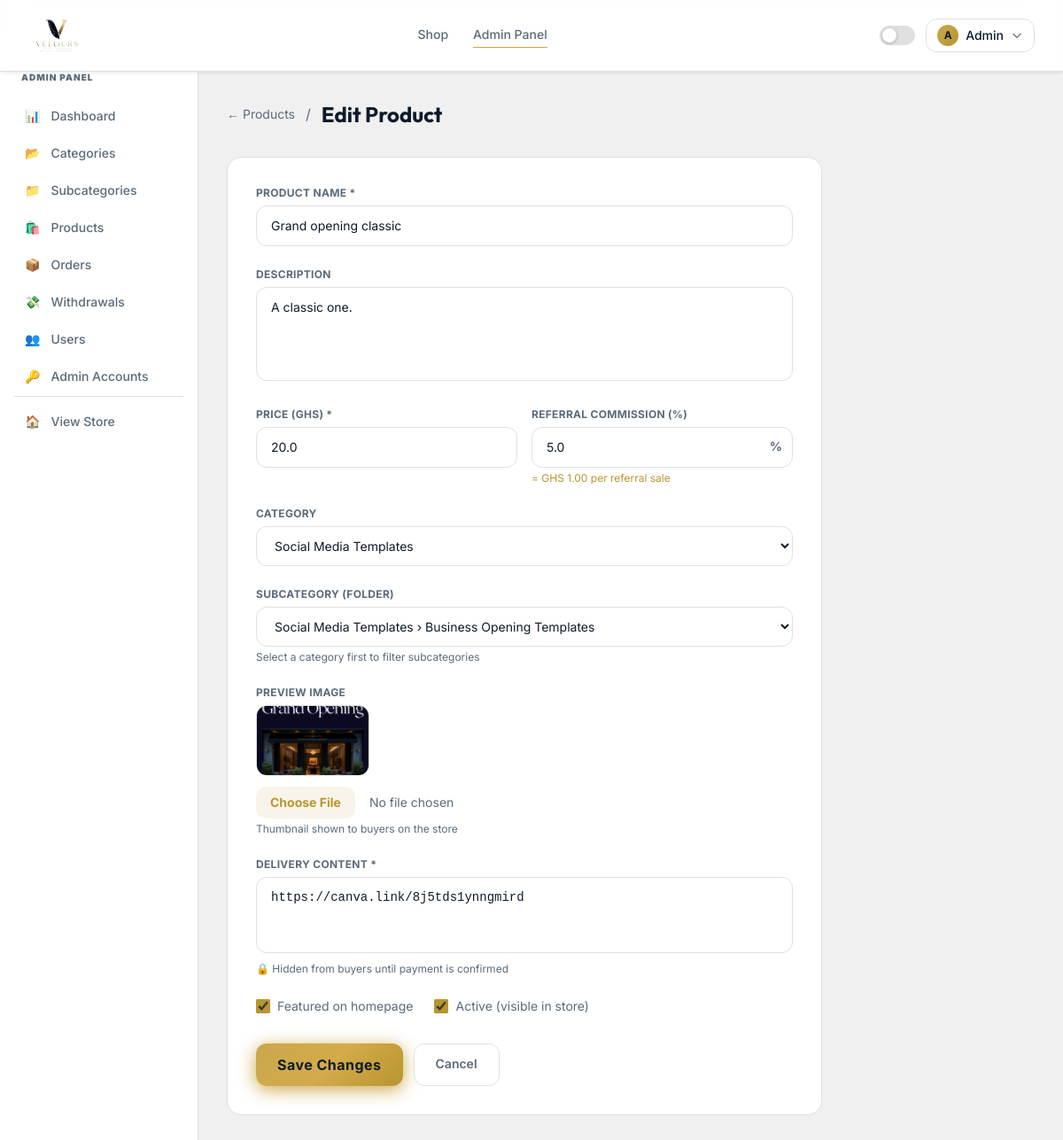
The page /admin/products/3/edit (signed in) on the database its author committed.
### app/models.py (models this page shows, shortened)
class User(UserMixin, db.Model):
    __tablename__ = 'users'
    id = db.Column(db.Integer, primary_key=True)
    name = db.Column(db.String(100), nullable=False)
    email = db.Column(db.String(150), unique=True, nullable=False)
    phone = db.Column(db.String(20), nullable=True)
    password_hash = db.Column(db.String(255), nullable=False)
    is_admin = db.Column(db.Boolean, default=False)
    is_active = db.Column(db.Boolean, default=True)
    referral_code = db.Column(db.String(12), unique=True, nullable=True)
    referral_unlocked = db.Column(db.Boolean, default=False)
    referral_slots_total = db.Column(db.Integer, default=0)
    referral_slots_used = db.Column(db.Integer, default=0)
    referred_by_id = db.Column(db.Integer, db.ForeignKey('users.id'), nullable=True)
    wallet_balance = db.Column(db.Float, default=0.0)
    created_at = db.Column(db.DateTime, default=datetime.utcnow)
    orders = db.relationship('Order', backref='buyer', lazy=True, foreign_keys='Order.user_id')
    commissions = db.relationship('Commission', backref='earner', lazy=True, foreign_keys='Commission.referrer_id')
    referred_users = db.relationship('User', backref=db.backref('referred_by', remote_side=[id]), lazy=True)

class Product(db.Model):
    __tablename__ = 'products'
    id = db.Column(db.Integer, primary_key=True)
    name = db.Column(db.String(200), nullable=False)
    slug = db.Column(db.String(200), unique=True, nullable=False)
    description = db.Column(db.Text, nullable=True)
    price = db.Column(db.Float, nullable=False)
    referral_commission_pct = db.Column(db.Float, default=0.0)
    preview_image = db.Column(db.String(300), nullable=True)
    delivery_content = db.Column(db.Text, nullable=True)
    category_id = db.Column(db.Integer, db.ForeignKey('categories.id'), nullable=True)
    subcategory_id = db.Column(db.Integer, db.ForeignKey('subcategories.id'), nullable=True)
    is_active = db.Column(db.Boolean, default=True)
    is_featured = db.Column(db.Boolean, default=False)
    total_sales = db.Column(db.Integer, default=0)
    created_at = db.Column(db.DateTime, default=datetime.utcnow)
    orders = db.relationship('Order', backref='product', lazy=True)

class Category(db.Model):
    __tablename__ = 'categories'
    id = db.Column(db.Integer, primary_key=True)
    name = db.Column(db.String(100), nullable=False)
    slug = db.Column(db.String(100), unique=True, nullable=False)
    description = db.Column(db.Text, nullable=True)
    icon = db.Column(db.String(10), default='📦')
    cover_image = db.Column(db.String(300), nullable=True)  # folder cover image
    created_at = db.Column(db.DateTime, default=datetime.utcnow)
    subcategories = db.relationship('Subcategory', backref='category', lazy=True, cascade='all, delete-orphan')
    products = db.relationship('Product', backref='category', lazy=True)
    @property
    def cover(self):
        """Returns cover image or first subcategory cover or first product image"""
        if self.cover_image:
            return self.cover_image
        for sub in self.subcategories:
            if sub.cover_image:
                return sub.cover_image
            for p in sub.products:
                if p.preview_image:
                    return p.preview_image
        for p in self.products:
            if p.preview_image:
                return p.preview_image
        return None

### app/blueprints/admin.py (the view, shortened to what this page needs)
@admin_bp.route('/products/<int:id>/edit', methods=['GET', 'POST'])
@admin_required
def edit_product(id):
    from app.models import Subcategory
    product = Product.query.get_or_404(id)
    categories = Category.query.all()
    subcategories = Subcategory.query.all()
    return render_template('admin/product_form.html', product=product, categories=categories, subcategories=subcategories)

### app/blueprints/admin.py (called while the page is built)
def admin_required(f):
    @wraps(f)
    @login_required
    def decorated(*args, **kwargs):
        if not current_user.is_admin:
            flash('Admin access required.', 'error')
            return redirect(url_for('store.index'))
        return f(*args, **kwargs)
    return decorated

### app/templates/admin/product_form.html (shortened to what this page needs)
{% extends 'admin/base_admin.html' %}
{% block admin_content %}
<div class="max-w-2xl fade-in">
  <div class="flex items-center gap-3 mb-8">
    <a href="{{ url_for('admin.products') }}" class="text-muted hover:text-gold-500 text-sm">← Products</a>
    <span class="text-muted">/</span>
    <h1 class="font-display text-2xl font-bold" style="color:var(--text-primary)">
      {% if product %}Edit Product{% else %}New Product{% endif %}
    </h1>
  </div>
  <div class="card rounded-2xl p-8">
    <form method="POST" enctype="multipart/form-data" class="space-y-6">
      <div>
        <label class="text-xs font-bold text-muted uppercase tracking-wide block mb-1.5">Product Name *</label>
        <input type="text" name="name" required value="{{ product.name if product else '' }}"
               placeholder="e.g. Ghanaian Salon Social Media Pack"
               class="w-full card px-4 py-3 rounded-xl text-sm focus:outline-none focus:border-gold-500"
               style="color:var(--text-primary)"/>
      </div>
      <div>
        <label class="text-xs font-bold text-muted uppercase tracking-wide block mb-1.5">Description</label>
        <textarea name="description" rows="4" placeholder="Describe what the buyer gets..."
                  class="w-full card px-4 py-3 rounded-xl text-sm focus:outline-none focus:border-gold-500 resize-none"
                  style="color:var(--text-primary)">{{ product.description if product else '' }}</textarea>
      </div>
      <div class="grid grid-cols-2 gap-4">
        <div>
          <label class="text-xs font-bold text-muted uppercase tracking-wide block mb-1.5">Price (GHS) *</label>
          <input type="number" name="price" required step="0.01" min="0"
                 value="{{ product.price if product else '' }}" placeholder="300.00"
                 class="w-full card px-4 py-3 rounded-xl text-sm focus:outline-none focus:border-gold-500"
                 style="color:var(--text-primary)"/>
        </div>
        <div>
          <label class="text-xs font-bold text-muted uppercase tracking-wide block mb-1.5">
            Referral Commission (%)
          </label>
          <div class="relative">
            <input type="number" name="referral_commission_pct" step="0.1" min="0" max="100"
                   value="{{ product.referral_commission_pct if product else '0' }}" placeholder="20"
                   class="w-full card px-4 py-3 pr-10 rounded-xl text-sm focus:outline-none focus:border-gold-500"
                   style="color:var(--text-primary)"
                   id="comm-pct"/>
            <span class="absolute right-3 top-3 text-muted text-sm font-bold">%</span>
          </div>
          <p class="text-xs text-gold-500 mt-1" id="comm-preview">
          </p>
        </div>
      </div>
      <div>
        <label class="text-xs font-bold text-muted uppercase tracking-wide block mb-1.5">Category</label>
        <select name="category_id" id="cat-select"
                class="w-full card px-4 py-3 rounded-xl text-sm focus:outline-none"
                style="color:var(--text-primary)"
                onfocus="this.style.borderColor='#C9A84C'" onblur="this.style.borderColor=''"
                onchange="filterSubs(this.value)">
          {% for cat in categories %}
          <option value="{{ cat.id }}" {% if product and product.category_id == cat.id %}selected{% endif %}>
            {{ cat.name }}
          </option>
          {% endfor %}
        </select>
      </div>
      <div>
        <label class="text-xs font-bold text-muted uppercase tracking-wide block mb-1.5">Subcategory (Folder)</label>
        <select name="subcategory_id" id="sub-select"
                class="w-full card px-4 py-3 rounded-xl text-sm focus:outline-none"
                style="color:var(--text-primary)"
                onfocus="this.style.borderColor='#C9A84C'" onblur="this.style.borderColor=''">
          {% for sub in subcategories %}
          <option value="{{ sub.id }}" data-cat="{{ sub.category_id }}"
                  {% if product and product.subcategory_id == sub.id %}selected{% endif %}>
            {{ sub.category.name }} › {{ sub.name }}
          </option>
          {% endfor %}
        </select>
        <p class="text-xs text-muted mt-1">Select a category first to filter subcategories</p>
      </div>
      <div>
        <label class="text-xs font-bold text-muted uppercase tracking-wide block mb-1.5">Preview Image</label>
        {% if product and product.preview_image %}
        <div class="mb-3">
          <img src="{{ url_for('static', filename=product.preview_image) }}"
               class="w-32 h-20 object-cover rounded-xl border border-themed"/>
        </div>
        {% endif %}
        <input type="file" name="preview_image" accept="image/*"
               class="w-full text-sm text-muted file:mr-4 file:py-2 file:px-4 file:rounded-xl file:border-0 file:text-sm file:font-bold file:bg-gold-500/10 file:text-gold-500 hover:file:bg-gold-500/20"/>
        <p class="text-xs text-muted mt-1">Thumbnail shown to buyers on the store</p>
      </div>
      <div>
        <label class="text-xs font-bold text-muted uppercase tracking-wide block mb-1.5">Delivery Content *</label>
        <textarea name="delivery_content" rows="3"
                  placeholder="Paste the Canva template link or download URL here. This is only revealed after payment."
                  class="w-full card px-4 py-3 rounded-xl text-sm focus:outline-none focus:border-gold-500 resize-none font-mono"
                  style="color:var(--text-primary)">{{ product.delivery_content if product else '' }}</textarea>
        <p class="text-xs text-muted mt-1">🔒 Hidden from buyers until payment is confirmed</p>
      </div>
      <div class="flex gap-6">
        <label class="flex items-center gap-2 cursor-pointer">
          <input type="checkbox" name="is_featured" {% if product and product.is_featured %}checked{% endif %}
                 class="w-4 h-4 accent-gold-500"/>
          <span class="text-sm text-muted">Featured on homepage</span>
        </label>
        {% if product %}
        <label class="flex items-center gap-2 cursor-pointer">
          <input type="checkbox" name="is_active" {% if product.is_active %}checked{% endif %}
                 class="w-4 h-4 accent-gold-500"/>
          <span class="text-sm text-muted">Active (visible in store)</span>
        </label>
        {% endif %}
      </div>
      <div class="flex gap-3 pt-2">
        <button type="submit" class="btn-gold px-6 py-3 rounded-xl font-bold shadow-gold">
          {% if product %}Save Changes{% else %}Create Product{% endif %}
        </button>
        <a href="{{ url_for('admin.products') }}"
           class="card px-6 py-3 rounded-xl text-sm font-semibold text-muted hover:text-gold-500 transition-colors">
          Cancel
        </a>
      </div>
    </form>
  </div>
</div>
{% endblock %}

### app/templates/base.html (shortened to what this page needs)
<!DOCTYPE html>
<html lang="en" id="html-root" class="scroll-smooth">
<head>
  <script src="https://cdn.tailwindcss.com"></script>
</head>
<body>
<nav class="nav-bg sticky top-0 z-50 border-b border-themed">
  <div class="max-w-7xl mx-auto px-4 sm:px-6 lg:px-8">
    <div class="flex items-center justify-between h-20">
      <a href="{{ url_for('store.index') }}" class="flex items-center gap-2.5 group">
        <img src="{{ url_for('static', filename='img/logo.png') }}"
             alt="{{ APP_NAME }}"
             class="h-16 w-auto object-contain"
             onerror="this.style.display='none'; this.nextElementSibling.style.display='flex'"/>
      </a>
      <div class="hidden md:flex items-center gap-7">
        <a href="{{ url_for('store.shop') }}"
           class="nav-link text-sm font-medium text-muted hover:text-accent transition-colors pb-0.5
           {% if request.endpoint == 'store.shop' %}active{% endif %}">Shop</a>
        {% if current_user.is_authenticated %}
          {% if current_user.is_admin %}
          <a href="{{ url_for('admin.dashboard') }}"
             class="nav-link text-sm font-medium text-muted hover:text-accent transition-colors pb-0.5
             {% if request.endpoint and 'admin' in request.endpoint %}active{% endif %}">Admin Panel</a>
          {% else %}
          <a href="{{ url_for('dashboard.index') }}"
             class="nav-link text-sm font-medium text-muted hover:text-accent transition-colors pb-0.5
             {% if request.endpoint == 'dashboard.index' %}active{% endif %}">Dashboard</a>
          {% endif %}
        {% endif %}
      </div>
      <div class="flex items-center gap-3">
        <div id="theme-toggle" class="theme-pill" onclick="toggleTheme()" title="Toggle theme">
          <div class="theme-pill-dot"></div>
        </div>
        {% if current_user.is_authenticated %}
        <div class="relative" x-data="{ open:false }">
          <button @click="open=!open"
                  class="flex items-center gap-2 px-3 py-1.5 rounded-xl border border-themed hover:border-gold-400 transition-all"
                  style="border-color:var(--border)">
            <div class="w-6 h-6 rounded-full flex items-center justify-center"
                 style="background:linear-gradient(135deg,#C9A84C,#B8962E)">
              <span class="text-navy font-bold text-xs">{{ current_user.name[0].upper() }}</span>
            </div>
            <span class="text-sm font-medium hidden sm:block" style="color:var(--text-primary)">
              {{ current_user.name.split()[0] }}
            </span>
            <svg class="w-3.5 h-3.5 text-muted" fill="none" stroke="currentColor" viewBox="0 0 24 24">
              <path stroke-linecap="round" stroke-linejoin="round" stroke-width="2" d="M19 9l-7 7-7-7"/>
            </svg>
          </button>
        </div>
        {% else %}
        <a href="{{ url_for('auth.login') }}"
           class="text-sm font-medium text-muted hover:text-accent transition-colors">Sign in</a>
        <a href="{{ url_for('auth.register') }}"
           class="btn-gold px-4 py-2 rounded-xl text-sm">Join Free</a>
        {% endif %}
      </div>
    </div>
  </div>
</nav>
<main>{% block content %}{% endblock %}</main>
</body>
</html>

### app/templates/base.html (style rules this page uses)
:root { --bg-primary: #f0f0f0; --bg-card: #ffffff; --bg-nav: rgba(255,255,255,0.94); --border: #e0e0e0; --text-primary: #0D1B2A; --text-muted: #5a6a7a; --gold: #C9A84C; --gold-hover: #B8962E; --gold-glow: rgba(201,168,76,0.22); --nav-shadow: 0 1px 4px rgba(13,27,42,0.10); }
body { background-color: var(--bg-primary); color: var(--text-primary); font-family: 'Inter', sans-serif; transition: background-color 0.3s ease, color 0.3s ease; }
.card { background: var(--bg-card); border: 1px solid var(--border); }
.text-muted { color: var(--text-muted); }
.nav-bg { background: var(--bg-nav); box-shadow: var(--nav-shadow); backdrop-filter: blur(16px); -webkit-backdrop-filter: blur(16px); }
.border-themed { border-color: var(--border); }
.btn-gold { background: linear-gradient(135deg, #C9A84C 0%, #d4aa4a 50%, #B8962E 100%); color: #0D1B2A; font-weight: 600; letter-spacing: 0.03em; transition: all 0.25s ease; box-shadow: 0 2px 12px rgba(201,168,76,0.25); }
.fade-in { animation: fadeUp 0.38s cubic-bezier(0.22,1,0.36,1) both; }
.nav-link { position: relative; }
.nav-link::after { content:''; position:absolute; bottom:-3px; left:0; right:0; height:1.5px; background:var(--gold); transform:scaleX(0); transition:transform 0.2s ease; transform-origin:center; }
.nav-link:hover::after, .nav-link.active::after { transform:scaleX(1); }
.theme-pill { width:40px; height:22px; background:var(--border); border-radius:11px; position:relative; cursor:pointer; transition:background 0.3s; border:1px solid var(--border); }
.theme-pill-dot { width:16px; height:16px; background:#fff; border-radius:50%; position:absolute; top:2px; left:2px; transition:transform 0.3s; box-shadow:0 1px 4px rgba(0,0,0,0.25); }

### rows shown on the page
User: name "A", name "Admin"
Product: name "Grand opening classic", description "A classic one.", price "20.0", referral_commission_pct "5.0", category_id "Social Media Templates", subcategory_id "Social Media Templates › Business Opening Templates", preview_image (picture), delivery_content "https://canva.link/8j5tds1ynngmird", is_featured "☑", is_active "☑"

### other values the page prints
{{ icon }} "📊" "📂" "📁" "🛍️" "📦" "💸" "👥" "🔑"
{{ label }} "Dashboard" "Categories" "Subcategories" "Products" "Orders" "Withdrawals" "Users" "Admin Accounts"
